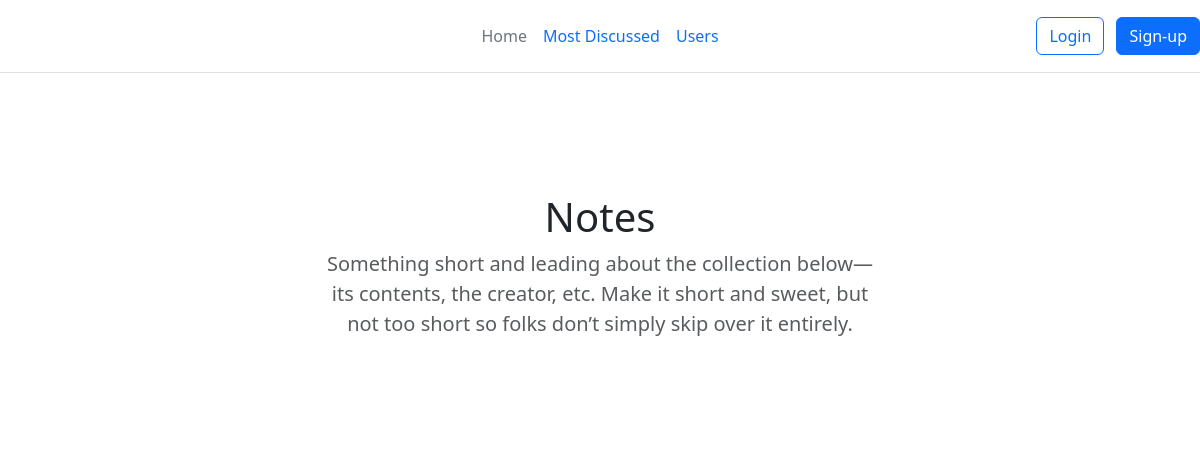
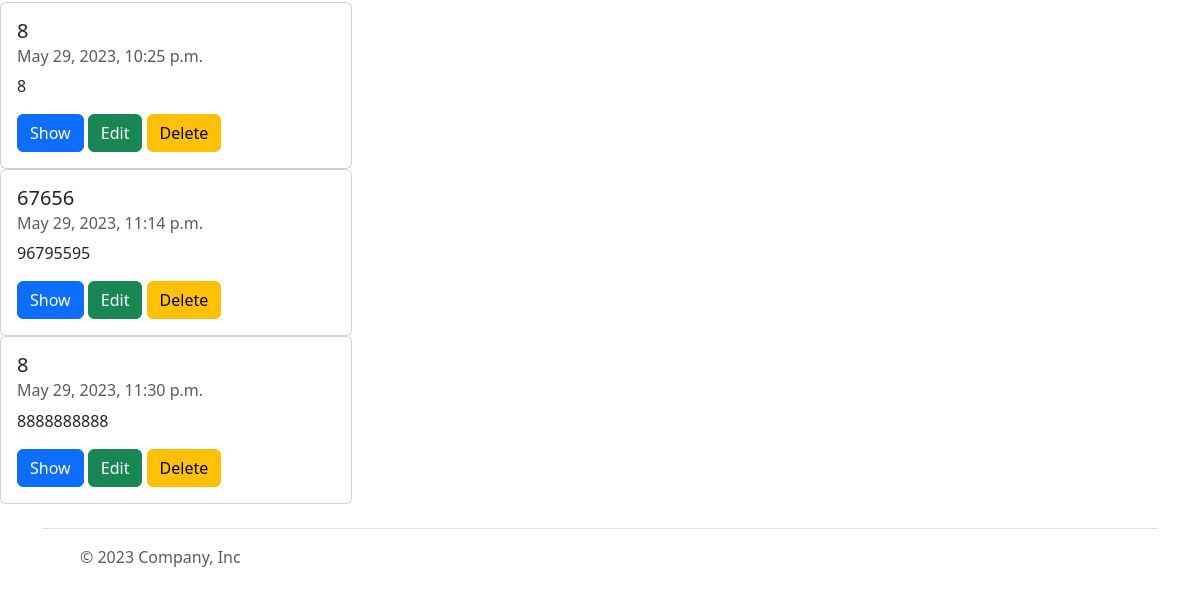
The app's page /, older data (2 pictures, top to bottom).
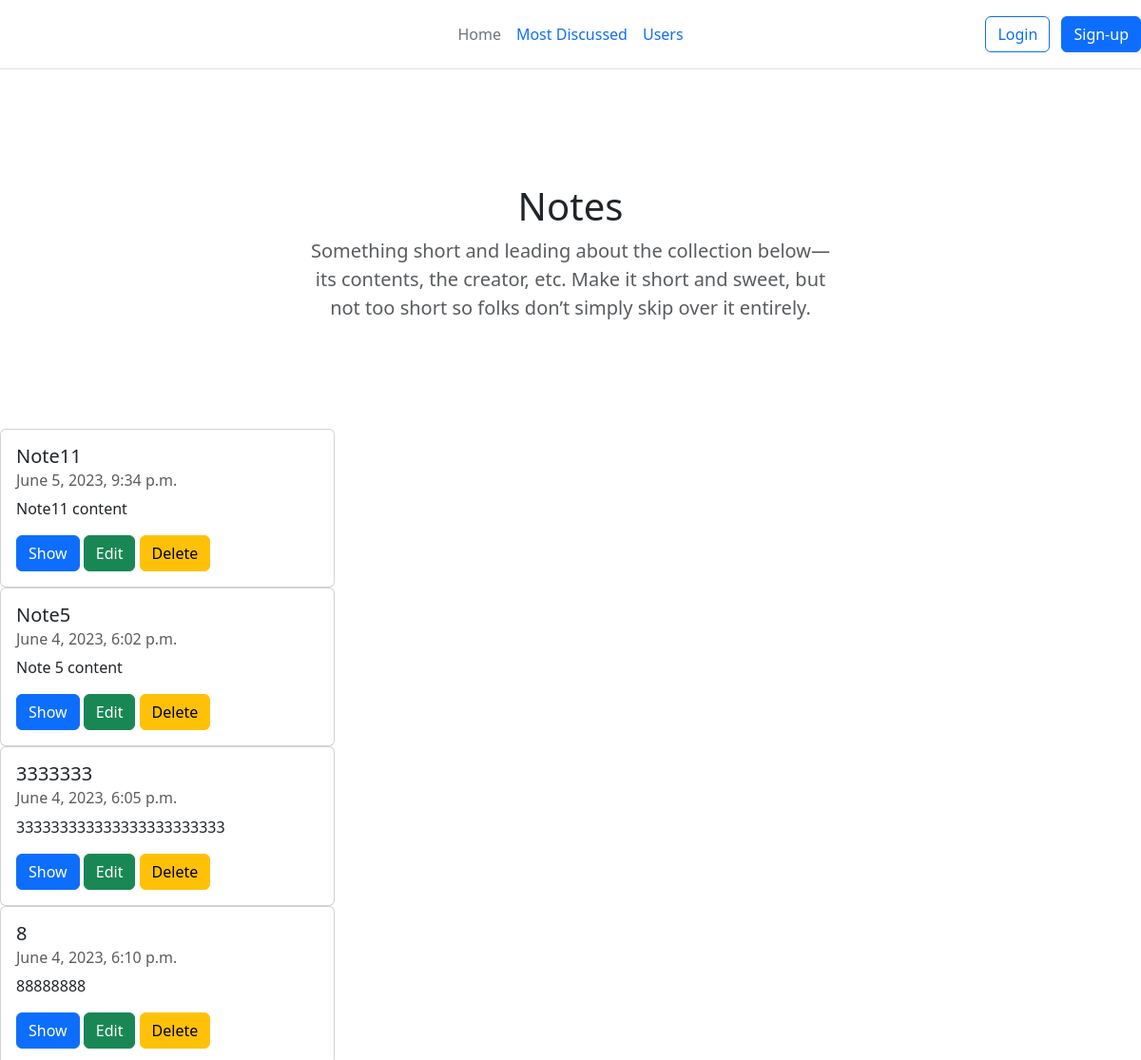
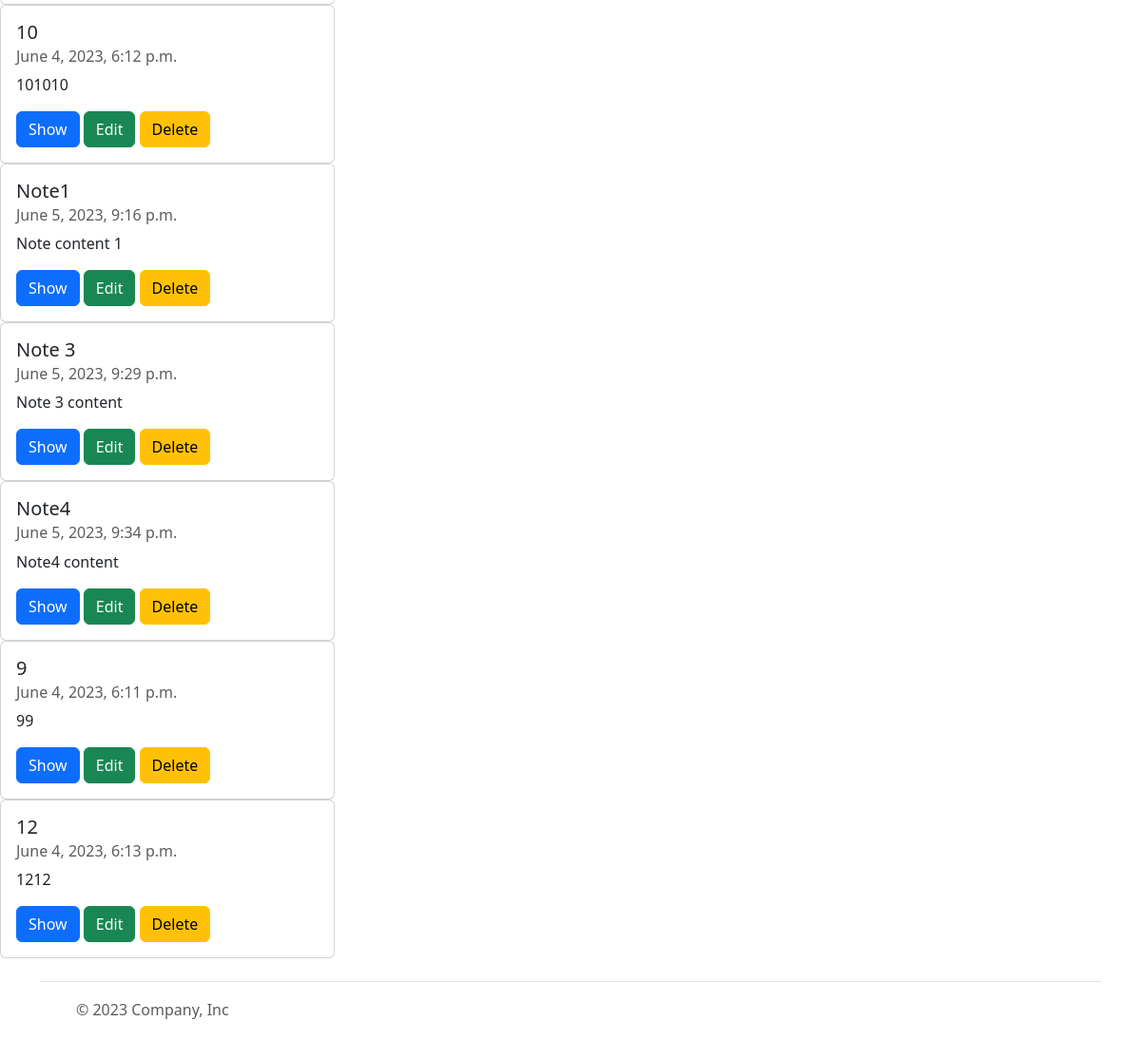
The same page, newer data (2 pictures, top to bottom).
### todolist/models.py (models this page shows, shortened)
class Post(models.Model):
    title = models.CharField(max_length=100)
    created = models.DateTimeField(auto_now_add=True)
    content = models.TextField(max_length=300)
    user = models.ForeignKey("user.User", on_delete=models.CASCADE, related_name="posts")
    tags = models.ManyToManyField(Tag, related_name="posts")

### todolist/cls_views.py (the view)
# urls.py: path('', cls_views.PostList.as_view(), name="home"),
class PostList(View):
    @staticmethod
    def get_queryset():
        qs = Post.objects.annotate(comment_count=Count('comments'))
        return qs
    def get(self, request):
        posts = self.get_queryset()
        return render(request, "todolist/home.html", {"posts": posts})

### templates/todolist/home.html (shortened to what this page needs)
{% extends "todolist/base.html" %}
{% block content %}
    {% for post in posts %}
       <div class="card" style="width: 22rem;">
            <div class="card-body">
                <h5 class="card-title"> {{post.title}} </h5>
                <h6 class="card-subtitle mb-2 text-body-secondary"> {{ post.created }} </h6>
                <p class="card-text"> {{ post.content }} </p>
                <a href="/post/{{ post.id }}/show" class="btn btn-primary" >Show</a>
                <a href="/post/{{ post.id }}/edit" class="btn btn-success">Edit</a>
                <a href="/post/{{ post.id }}/delete" class="btn btn-warning">Delete</a>
            </div>
        </div>
    {% endfor %}
{% endblock %}

### templates/todolist/base.html (shortened to what this page needs)
<!DOCTYPE html>
<html lang="en">
<head>
    <link href="https://cdn.jsdelivr.net/npm/bootstrap@5.3.0-alpha3/dist/css/bootstrap.min.css" rel="stylesheet">
</head>
<body>
{% include "header.html" %}
{% block content %}
{% endblock %}
{% include "footer.html" %}
</body>
</html>

### templates/header.html (shortened to what this page needs)
<header class="d-flex flex-wrap align-items-center justify-content-center justify-content-md-between py-3 mb-4 border-bottom">
      <div class="col-md-3 mb-2 mb-md-0">
        <a href="/" class="d-inline-flex link-body-emphasis text-decoration-none">
          <svg class="bi" width="40" height="32" role="img" aria-label="Bootstrap"><use xlink:href="#bootstrap"></use></svg>
        </a>
      </div>
      <ul class="nav col-12 col-md-auto mb-2 justify-content-center mb-md-0">
        <li><a href="/" class="nav-link px-2 link-secondary">Home</a></li>
        <li><a href="discussed/" class="nav-link px-2">Most Discussed</a></li>
        <li><a href="users/" class="nav-link px-2">Users</a></li>
      </ul>
      <div class="col-md-3 text-end">
        <a href="/login" class="btn btn-outline-primary me-2">Login</a>
        <button type="button" class="btn btn-primary">Sign-up</button>
      </div>
</header>
<section class="py-5 text-center container">
    <div class="row py-lg-5">
      <div class="col-lg-6 col-md-8 mx-auto">
        <h1 class="fw-light">Notes</h1>
        <p class="lead text-body-secondary">Something short and leading about the collection below—its contents, the creator, etc. Make it short and sweet, but not too short so folks don’t simply skip over it entirely.</p>
      </div>
    </div>
</section>

### templates/footer.html
<div class="container">
      <footer class="d-flex flex-wrap justify-content-between align-items-center py-3 my-4 border-top">
        <div class="col-md-4 d-flex align-items-center">
          <a href="/" class="mb-3 me-2 mb-md-0 text-body-secondary text-decoration-none lh-1">
            <svg class="bi" width="30" height="24"><use xlink:href="#bootstrap"></use></svg>
          </a>
          <span class="mb-3 mb-md-0 text-body-secondary">© 2023 Company, Inc</span>
        </div>
        <ul class="nav col-md-4 justify-content-end list-unstyled d-flex">
          <li class="ms-3"><a class="text-body-secondary" href="#"><svg class="bi" width="24" height="24"><use xlink:href="#twitter"></use></svg></a></li>
          <li class="ms-3"><a class="text-body-secondary" href="#"><svg class="bi" width="24" height="24"><use xlink:href="#instagram"></use></svg></a></li>
          <li class="ms-3"><a class="text-body-secondary" href="#"><svg class="bi" width="24" height="24"><use xlink:href="#facebook"></use></svg></a></li>
        </ul>
      </footer>
</div>

Row changes from the older to the newer data that the page shows:
removed Post: title "8", created "May 29, 2023, 10:25 p.m.", content "8"
removed Post: title "67656", created "May 29, 2023, 11:14 p.m.", content "96795595"
removed Post: title "8", created "May 29, 2023, 11:30 p.m.", content "8888888888"
added Post: title "Note11", created "June 5, 2023, 9:34 p.m.", content "Note11 content"
added Post: title "Note5", created "June 4, 2023, 6:02 p.m.", content "Note 5 content"
added Post: title "3333333", created "June 4, 2023, 6:05 p.m.", content "333333333333333333333333"
added Post: title "8", created "June 4, 2023, 6:10 p.m.", content "88888888"
added Post: title "10", created "June 4, 2023, 6:12 p.m.", content "101010"
added Post: title "Note1", created "June 5, 2023, 9:16 p.m.", content "Note content 1"
added Post: title "Note 3", created "June 5, 2023, 9:29 p.m.", content "Note 3 content"
added Post: title "Note4", created "June 5, 2023, 9:34 p.m.", content "Note4 content"
added Post: title "9", created "June 4, 2023, 6:11 p.m.", content "99"
added Post: title "12", created "June 4, 2023, 6:13 p.m.", content "1212"
